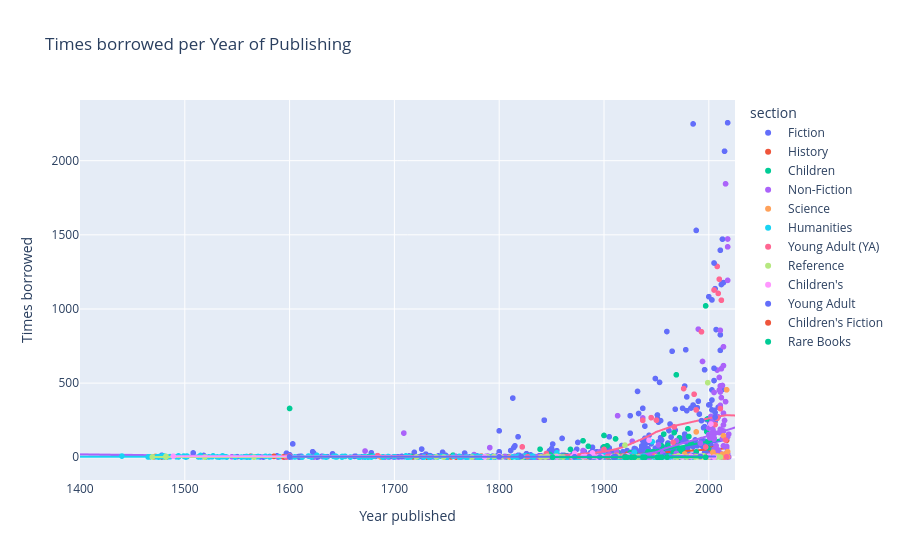

The notebook cell saved with this chart:
### Markdown cell above
## ⏺️ 5. Scatter Plot - Godina izdavanja vs. broj iznajmljivanja

### Code cell
fig = px.scatter(df, x="year_published",
                     y="times_borrowed", 
                     hover_name="title", 
                     hover_data=["author"], 
                     title="Times borrowed per Year of Publishing",
                     trendline="lowess", # Teze vidljiva, manje bitna
                     color="section")    # Pomaze da se razlikuju sekcije - nije neophodno
fig.update_layout(xaxis_title="Year published",
                  yaxis_title="Times borrowed",
                  xaxis_range=[1400, 2025])
fig.show()

### Figure 1 — Plotly figure (JSON) as saved in the notebook; plotly's stock layout.template omitted (floating-point values rounded to 4 significant figures; data arrays with more than 128 entries replaced by an {"elided": "..."} marker saying what was removed)
{"data": [{"customdata": {"elided": "1148x1 str values"}, "hovertemplate": "<b>%{hovertext}</b><br><br>section=Fiction<br>year_published=%{x}<br>times_borrowed=%{y}<br>author=%{customdata[0]}<extra></extra>", "hovertext": {"elided": "1148 str values"}, "legendgroup": "Fiction", "marker": {"color": "#636efa", "symbol": "circle"}, "mode": "markers", "name": "Fiction", "showlegend": true, "type": "scattergl", "x": {"elided": "1148 float values"}, "xaxis": "x", "y": {"elided": "1148 float values"}, "yaxis": "y"}, {"hovertemplate": "<b>LOWESS trendline</b><br><br>section=Fiction<br>year_published=%{x}<br>times_borrowed=%{y} <b>(trend)</b><extra></extra>", "legendgroup": "Fiction", "marker": {"color": "#636efa", "symbol": "circle"}, "mode": "lines", "name": "Fiction", "showlegend": false, "type": "scattergl", "x": {"elided": "1144 float values"}, "xaxis": "x", "y": {"elided": "1144 float values"}, "yaxis": "y"}, {"customdata": [["Plutarch"], ["Massachusetts"], ["Mason Locke Weems"], ["Jacob Abbott"], ["Jacob Burckhardt"], [" Francis French"], ["Thomas Carlyle"], ["Jack Weatherford"], ["Suetonius"], ["Sir Walter Scott"], ["Edward Gibbon"], ["Quintus Curtius Rufus"], ["Cornelius Nepos"], ["David Hume"], ["Doris Kearns Goodwin"], ["Voltaire"], ["William T. Sherman"], ["Jane Addams"], ["Frederick Douglass"], ["Adolf Hitler"], ["Louisa May Alcott"], ["Frederick Douglass"], ["Arthur Conan Doyle"], ["Henry Justice Ford"], ["John Foxe"], ["W. E. B. Du Bois"], ["Mary Beth Norton"], ["Ron Chernow"], ["T. E. Lawrence"], ["David McCullough"], ["Giorgio Vasari"], [" James R. Hansen"], ["Sir Ernest Henry Shackleton"], ["P. Cornelius Tacitus"], ["Anne Frank"], ["Washington Irving"], ["Samuel Pepys"], ["Jacob Abbott"], ["Harriet A. Jacobs"]], "hovertemplate": "<b>%{hovertext}</b><br><br>section=History<br>year_published=%{x}<br>times_borrowed=%{y}<br>author=%{customdata[0]}<extra></extra>", "hovertext": ["Plutarchi Vitae parallelae", "Laws, etc. (Session laws : 1754 May)", "The life of Washington", "Julius Caesar", "Die Cultur der Renaissance in Italien", "Into That Silent Sea", "On heroes, hero-worship and the heroic in history", "Genghis Khan and the Making of the Modern World", "The Lives of the Twelve Caesars", "Marmion", "History of the Decline and Fall of the Roman Empire Complete and Unabridged", "Historia Alexandri Magni", "Vitae excellentium imperatorum", "The history of England", "Team of Rivals: The Political Genius of Abraham Lincoln", "Histoire de Charles XII", "Memoirs of Gen. William T. Sherman", "20 Years at Hull House", "Life and times of Frederick Douglass", "Mein Kampf", "Hospital Sketches", "My bondage and my freedom", "The Great Boer War", "The red true story book", "Actes and monuments", "The Souls of Black Folk", "A People and a Nation", "Grant", "Seven pillars of wisdom, a triumph", "John Adams", "Le vite de' più eccellenti pittori, scultori e architettori", "First Man", "South: the story of Shackleton's 1914-1917 expedition", "Agricola", "Het Achterhuis", "The conquest of Granada", "Diary", "History of Cleopatra, queen of Egypt", "Incidents in the life of a slave girl"], "legendgroup": "History", "marker": {"color": "#EF553B", "symbol": "circle"}, "mode": "markers", "name": "History", "showlegend": true, "type": "scattergl", "x": [1478.0, 1717.0, 1800.0, 1849.0, 1860.0, 2007.0, 1840.0, 2004.0, 1470.0, 1800.0, 1776.0, 1481.0, 1594.0, 1754.0, 2005.0, 1731.0, 1875.0, 1910.0, 1881.0, 1922.0, 1863.0, 1815.0, 1900.0, 1895.0, 1563.0, 1903.0, 1982.0, 2017.0, 1905.0, 2001.0, 1759.0, 2005.0, 1919.0, 1585.0, 1944.0, 1783.0, 1825.0, 1851.0, 1861.0], "xaxis": "x", "y": [1.0, 2.0, 4.0, 2.0, 1.0, 13.0, 2.0, 56.0, 2.0, 1.0, 3.0, 1.0, 2.0, 2.0, 125.0, 1.0, 2.0, 4.0, 2.0, 19.0, 8.0, 5.0, 2.0, 8.0, 7.0, 16.0, 3.0, 114.0, 3.0, 57.0, 1.0, 24.0, 1.0, 6.0, 2.0, 7.0, 5.0, 5.0, 3.0], "yaxis": "y"}, {"hovertemplate": "<b>LOWESS trendline</b><br><br>section=History<br>year_published=%{x}<br>times_borrowed=%{y} <b>(trend)</b><extra></extra>", "legendgroup": "History", "marker": {"color": "#EF553B", "symbol": "circle"}, "mode": "lines", "name": "History", "showlegend": false, "type": "scattergl", "x": [1470.0, 1478.0, 1481.0, 1563.0, 1585.0, 1594.0, 1717.0, 1731.0, 1754.0, 1759.0, 1776.0, 1783.0, 1800.0, 1800.0, 1815.0, 1825.0, 1840.0, 1849.0, 1851.0, 1860.0, 1861.0, 1863.0, 1875.0, 1881.0, 1895.0, 1900.0, 1903.0, 1905.0, 1910.0, 1919.0, 1922.0, 1944.0, 1982.0, 2001.0, 2004.0, 2005.0, 2005.0, 2007.0, 2017.0], "xaxis": "x", "y": [2.531, 2.557, 2.566, 2.766, 2.83, 2.862, 2.771, 2.32, 2.426, 2.506, 2.774, 2.883, 3.163, 3.163, 3.44, 3.604, 3.924, 4.24, 4.317, 4.629, 4.656, 4.71, 5.234, 5.55, 6.53, 7.03, 7.383, 7.813, 9.584, 13.3, 15.53, 27.36, 44.09, 52.59, 53.95, 54.4, 54.4, 55.31, 59.89], "yaxis": "y"}, {"customdata": {"elided": "212x1 str values"}, "hovertemplate": "<b>%{hovertext}</b><br><br>section=Children<br>year_published=%{x}<br>times_borrowed=%{y}<br>author=%{customdata[0]}<extra></extra>", "hovertext": {"elided": "212 str values"}, "legendgroup": "Children", "marker": {"color": "#00cc96", "symbol": "circle"}, "mode": "markers", "name": "Children", "showlegend": true, "type": "scattergl", "x": {"elided": "212 float values"}, "xaxis": "x", "y": {"elided": "212 float values"}, "yaxis": "y"}, {"hovertemplate": "<b>LOWESS trendline</b><br><br>section=Children<br>year_published=%{x}<br>times_borrowed=%{y} <b>(trend)</b><extra></extra>", "legendgroup": "Children", "marker": {"color": "#00cc96", "symbol": "circle"}, "mode": "lines", "name": "Children", "showlegend": false, "type": "scattergl", "x": {"elided": "212 float values"}, "xaxis": "x", "y": {"elided": "212 float values"}, "yaxis": "y"}, {"customdata": {"elided": "215x1 str values"}, "hovertemplate": "<b>%{hovertext}</b><br><br>section=Non-Fiction<br>year_published=%{x}<br>times_borrowed=%{y}<br>author=%{customdata[0]}<extra></extra>", "hovertext": {"elided": "215 str values"}, "legendgroup": "Non-Fiction", "marker": {"color": "#ab63fa", "symbol": "circle"}, "mode": "markers", "name": "Non-Fiction", "showlegend": true, "type": "scattergl", "x": {"elided": "215 float values"}, "xaxis": "x", "y": {"elided": "215 float values"}, "yaxis": "y"}, {"hovertemplate": "<b>LOWESS trendline</b><br><br>section=Non-Fiction<br>year_published=%{x}<br>times_borrowed=%{y} <b>(trend)</b><extra></extra>", "legendgroup": "Non-Fiction", "marker": {"color": "#ab63fa", "symbol": "circle"}, "mode": "lines", "name": "Non-Fiction", "showlegend": false, "type": "scattergl", "x": {"elided": "213 float values"}, "xaxis": "x", "y": {"elided": "213 float values"}, "yaxis": "y"}, {"customdata": [["Michio Kaku"], ["Aristotle"], ["Sir Isaac Newton"], ["Bertrand Russell"], ["Baron Georges Cuvier"], ["Charles Darwin"], ["Chaucer Society"], [" Buzz Aldrin"], [" Jim Bell"], ["Brian Greene"], ["John Stuart Mill"], ["Samuel Hahnemann"], [" Neil deGrasse Tyson"], ["Carlo Rovelli"], [" Charles Wohlforth & Amanda Hendrix"], ["Georges-Louis Leclerc"], ["Leonard Susskind"], ["Albert Einstein"], ["Theodore L. Brown"], ["Anthony J. F. Griffiths"], ["Gerard J. Tortora"], [" Robert Kurson"], ["Brian Greene"], ["Houghton Mifflin Company Staff"], [" Teasel Muir-Harmony"], ["Stephen Hawking"], [" Mike Massimino"], ["Charles Fort"]], "hovertemplate": "<b>%{hovertext}</b><br><br>section=Science<br>year_published=%{x}<br>times_borrowed=%{y}<br>author=%{customdata[0]}<extra></extra>", "hovertext": ["Physics of the Impossible", "Physics", "Philosophiae naturalis principia mathematica", "The ABC of Relativity", "The animal kingdom", "Journal of researches into the geology and natural history of the various countries visited by H.M.S. Beagle", "Publications", "Mission to Mars", "The Interstellar Age", "The Fabric of the Cosmos", "A System of Logic, Ratiocinative and Inductive", "Organon der rationellen Heilkunde", "Astrophysics for People in a Hurry", "Seven Brief Lessons on Physics", "Beyond Earth", "Histoire naturelle, générale et particulière", "Quantum Mechanics: The Theoretical Minimum", "Über die spezielle und die allgemeine Relativitätstheorie", "Chemistry", "Introduction to genetic analysis", "Microbiology", "Rocket Men", "The Fabric of the Cosmos: Space, Time, and the Texture of Reality", "Houghton Mifflin Science California", "Apollo to the Moon", "A Brief History of Time", "Spaceman", "The book of the damned"], "legendgroup": "Science", "marker": {"color": "#FFA15A", "symbol": "circle"}, "mode": "markers", "name": "Science", "showlegend": true, "type": "scattergl", "x": [2008.0, 1472.0, 1687.0, 1925.0, 1827.0, 1839.0, 1868.0, 2013.0, 2015.0, 2004.0, 1843.0, 1810.0, 2017.0, 2014.0, 2016.0, 1749.0, 2013.0, 1917.0, 1977.0, 1993.0, 1982.0, 2018.0, 2004.0, 2006.0, 2018.0, 1988.0, 2016.0, 1919.0], "xaxis": "x", "y": [11.0, 6.0, 1.0, 2.0, 1.0, 1.0, 1.0, 3.0, 2.0, 34.0, 3.0, 1.0, 455.0, 145.0, 2.0, 1.0, 21.0, 3.0, 22.0, 2.0, 9.0, 38.0, 28.0, 2.0, 3.0, 171.0, 23.0, 1.0], "yaxis": "y"}, {"hovertemplate": "<b>LOWESS trendline</b><br><br>section=Science<br>year_published=%{x}<br>times_borrowed=%{y} <b>(trend)</b><extra></extra>", "legendgroup": "Science", "marker": {"color": "#FFA15A", "symbol": "circle"}, "mode": "lines", "name": "Science", "showlegend": false, "type": "scattergl", "x": [1472.0, 1687.0, 1749.0, 1810.0, 1827.0, 1839.0, 1843.0, 1868.0, 1917.0, 1919.0, 1925.0, 1977.0, 1982.0, 1988.0, 1993.0, 2004.0, 2004.0, 2006.0, 2008.0, 2013.0, 2013.0, 2014.0, 2015.0, 2016.0, 2016.0, 2017.0, 2018.0, 2018.0], "xaxis": "x", "y": [5.135, 2.091, 0.9549, 1.335, 1.437, 1.534, 1.583, 2.147, 4.039, 4.073, 4.333, 14.85, 15.12, 15.32, 15.46, 15.82, 15.82, 15.9, 15.99, 16.21, 16.21, 16.25, 16.3, 16.34, 16.34, 16.39, 16.43, 16.43], "yaxis": "y"}, {"customdata": {"elided": "234x1 str values"}, "hovertemplate": "<b>%{hovertext}</b><br><br>section=Humanities<br>year_published=%{x}<br>times_borrowed=%{y}<br>author=%{customdata[0]}<extra></extra>", "hovertext": {"elided": "234 str values"}, "legendgroup": "Humanities", "marker": {"color": "#19d3f3", "symbol": "circle"}, "mode": "markers", "name": "Humanities", "showlegend": true, "type": "scattergl", "x": {"elided": "234 float values"}, "xaxis": "x", "y": {"elided": "234 float values"}, "yaxis": "y"}, {"hovertemplate": "<b>LOWESS trendline</b><br><br>section=Humanities<br>year_published=%{x}<br>times_borrowed=%{y} <b>(trend)</b><extra></extra>", "legendgroup": "Humanities", "marker": {"color": "#19d3f3", "symbol": "circle"}, "mode": "lines", "name": "Humanities", "showlegend": false, "type": "scattergl", "x": {"elided": "233 float values"}, "xaxis": "x", "y": {"elided": "233 float values"}, "yaxis": "y"}, {"customdata": [["Susan Coolidge"], ["Suzanne Collins"], ["Veronica Roth"], ["Friedrich de la Motte Fouqué"], ["Charles Dickens"], ["Suzanne Collins"], ["Mark Haddon"], ["J. K. Rowling"], ["F. Scott Fitzgerald"], ["Stephen King"], ["Arthur Conan Doyle"], ["Erich Maria Remarque"], ["Rumiko Takahashi"], ["Robert Louis Stevenson"], ["Louisa May Alcott"], ["John Boyne"], ["Eoin Colfer"], ["Charles Dickens"], ["George Orwell"], ["William Shakespeare"], ["Daniel Keyes"], ["Philip Pullman"], ["Robert Michael Ballantyne"], ["Stephenie Meyer"], ["Edgar Allan Poe"], ["Philip Pullman"], ["S. E. Hinton"], ["Booth Tarkington"], ["John Green"], [" Margot Lee Shetterly"], [" Leland Melvin"], ["Washington Irving"], ["Gary Paulsen"], ["Jean Webster"], ["William Shakespeare"], ["Hermann Hesse"], ["Dodie Smith"], ["Frances Hodgson Burnett"], ["Suzanne Collins"], ["Jean Webster"], ["Philip Pullman"], ["Alfred Lord Tennyson"], ["Louis Sachar"], ["J.R.R. Tolkien"], ["William Shakespeare"], ["Markus Zusak"], ["Louisa May Alcott"], ["G. A. Henty"]], "hovertemplate": "<b>%{hovertext}</b><br><br>section=Young Adult (YA)<br>year_published=%{x}<br>times_borrowed=%{y}<br>author=%{customdata[0]}<extra></extra>", "hovertext": ["What Katy Did Next (Best Loved Stories)", "Catching Fire", "Divergent", "Undine", "Oliver Twist", "Mockingjay", "The Curious Incident of the Dog in the Night-Time", "Harry Potter and the Goblet of Fire", "This Side of Paradise", "The Gunslinger", "The Refugees", "Im Westen nichts Neues", "Inuyasha", "David Balfour", "Rose in Bloom", "The Boy in the Striped Pyjamas", "Artemis Fowl", "Master Humphrey's Clock", "Animal Farm", "Julius Caesar", "Flowers for Algernon", "Northern Lights", "Snowflakes and sunbeams", "Breaking Dawn", "The Raven", "The Subtle Knife", "The Outsiders", "Penrod and Sam", "The Fault in Our Stars", "Hidden Figures", "Chasing Space", "The Alhambra", "Hatchet", "Daddy-Long-Legs", "The Merchant of Venice", "Demian", "I Capture the Castle", "A Little Princess", "The Hunger Games", "When Patty Went to College", "The Amber Spyglass", "Poems", "Holes", "The Hobbit", "King Richard II", "The Book Thief", "An Old-Fashioned Girl", "Through Russian Snows"], "legendgroup": "Young Adult (YA)", "marker": {"color": "#FF6692", "symbol": "circle"}, "mode": "markers", "name": "Young Adult (YA)", "showlegend": true, "type": "scattergl", "x": [1886.0, 2009.0, 2011.0, 1845.0, 1822.0, 2010.0, 1950.0, 1993.0, 1920.0, 1976.0, 1891.0, 1928.0, 1998.0, 1883.0, 1876.0, 2006.0, 2999.0, 1840.0, 1945.0, 1684.0, 1966.0, 1995.0, 1856.0, 2008.0, 1845.0, 1997.0, 1967.0, 1916.0, 2012.0, 2016.0, 2017.0, 1800.0, 1986.0, 1912.0, 1600.0, 1919.0, 1948.0, 1905.0, 2008.0, 1903.0, 1900.0, 1827.0, 1988.0, 1937.0, 1597.0, 2005.0, 1869.0, 1895.0], "xaxis": "x", "y": [4.0, 1105.0, 328.0, 2.0, 70.0, 1201.0, 250.0, 846.0, 1.0, 463.0, 8.0, 2.0, 7.0, 1.0, 7.0, 220.0, 13.0, 3.0, 267.0, 11.0, 101.0, 3.0, 2.0, 262.0, 25.0, 69.0, 205.0, 6.0, 1059.0, 116.0, 3.0, 1.0, 425.0, 15.0, 8.0, 11.0, 9.0, 5.0, 1287.0, 4.0, 53.0, 3.0, 319.0, 249.0, 1.0, 1128.0, 2.0, 4.0], "yaxis": "y"}, {"hovertemplate": "<b>LOWESS trendline</b><br><br>section=Young Adult (YA)<br>year_published=%{x}<br>times_borrowed=%{y} <b>(trend)</b><extra></extra>", "legendgroup": "Young Adult (YA)", "marker": {"color": "#FF6692", "symbol": "circle"}, "mode": "lines", "name": "Young Adult (YA)", "showlegend": false, "type": "scattergl", "x": [1597.0, 1600.0, 1684.0, 1800.0, 1822.0, 1827.0, 1840.0, 1845.0, 1845.0, 1856.0, 1869.0, 1876.0, 1883.0, 1886.0, 1891.0, 1895.0, 1900.0, 1903.0, 1905.0, 1912.0, 1916.0, 1919.0, 1920.0, 1928.0, 1937.0, 1945.0, 1948.0, 1950.0, 1966.0, 1967.0, 1976.0, 1986.0, 1988.0, 1993.0, 1995.0, 1997.0, 1998.0, 2005.0, 2006.0, 2008.0, 2008.0, 2009.0, 2010.0, 2011.0, 2012.0, 2016.0, 2017.0, 2999.0], "xaxis": "x", "y": [5.23, 5.337, 8.278, 5.41, 2.969, 2.957, 4.563, 6.482, 6.482, 11.13, 17.37, 21.07, 25.07, 26.92, 30.28, 33.37, 38.93, 42.09, 44.46, 55.97, 64.07, 70.71, 74.0, 97.98, 124.9, 152.6, 163.7, 171.2, 210.7, 212.0, 225.5, 241.3, 244.5, 252.2, 255.2, 258.2, 259.6, 269.3, 270.6, 273.2, 273.2, 274.4, 275.7, 276.9, 278.1, 282.8, 283.9, 13.02], "yaxis": "y"}, {"customdata": [["Pliny the Elder"], ["John Frederick Archbold"], ["Montana. Dept. of Administration. Information Services Division."], ["Sir William Blackstone"], ["William Cullen Bryant"], ["Henry George Liddell"], ["Horace"], ["John Bartlett"], ["Moses Maimonides"], ["Henry Gray F.R.S."], ["Lindley Murray"], ["Samuel Johnson"], ["Thomas Dilworth"], ["William Strunk"], ["George Murray Smith"], ["Fred T. Jane"], ["Richard Wagner"], ["Euclid"], ["Carolyn Wells"], ["Edwin Raphael"], ["The Nichols/Chilton Editors"], ["American Film Institute"], ["Oliver Goldsmith"], ["Chetham Society"], ["George Boole"], ["Ambrose Bierce"], ["Judith S. Levey"], ["Tinsley Randolph Harrison"], ["Association of Chartered Certified Accountants (ACCA)"], ["United States"], ["Wendy Body"], ["Ernest Alfred Wallis Budge"], ["United States"], ["AAA"], ["Geological Sciences Inst."], ["Henry G. Gilbert Nursery and Seed Trade Catalog Collection"], ["Boston"], ["Ambrose Bierce"], ["Desiderius Erasmus"], ["Lindley Murray"], ["U K Stationery Office"], ["J.-P Migne"], ["Rand McNally"], ["AA Publishing"], ["Town of Lee"], ["Thomas de Littleton"], ["Nathaniel Bowditch"], ["Fred T. Jane"], ["Bacon"], ["Leo Tolstoy"], ["Newmarket"], ["United States"]], "hovertemplate": "<b>%{hovertext}</b><br><br>section=Reference<br>year_published=%{x}<br>times_borrowed=%{y}<br>author=%{customdata[0]}<extra></extra>", "hovertext": ["Naturalis historia", "Summary of the law relative to pleading and evidence in criminal cases", "ISD news and views", "Commentaries on the laws of England", "Poems", "A Greek-English Lexicon", "Opera", "Familiar quotations; a collection of passages, phrases, and proverbs traced to their sources in ancient and modern literature", "Mishneh Torah (Codification of Talmudic laws)", "Anatomy", "English grammar", "A dictionary of the English language", "The English Tongue", "The Elements of Style", "Dictionary of National Biography", "Jane's Fighting Ships", "Der Ritt der Walkuren", "Elements", "The Technique of the Mystery Story", "Raphael's Astronomical Ephemeris", "Chilton's repair and tune-up guide", "American Film", "An history of the earth, and animated nature", "Remains, historical & literary, connected with the palatine counties of Lancaster and Chester", "An Investigation of the Laws of Thought (Barnes & Noble)", "Write It Right", "The World Almanac for Kids", "Principles of internal medicine", "ACCA Study Pack (ACCA Study Pack S.)", "The Constitution of the United States and related documents", "Longman Reading World", "The Book of the Dead", "Laws, etc", "AAA Essential Guide", "Mineral Assessment Report the Sand (Mineral Assessment Reports)", "Star roses", "List of residents. [title may vary]", "The Devil's Dictionary", "Colloquia", "Abridgment of Murray's English Grammar", "Parliamentary Debates, House of Commons - Bound Volumes", "Patrologiae cursus completus", "Statutory Instruments", "AA Street by Street", "Report of the superintending school committee of the Town of Lee, N.H. for the year ending .", "Tenures", "American practical navigator", "Jane's All the Worlds Aircraft", "Und & Use Application Softwr", "Youth", "Annual reports of the Town of Newmarket, New Hampshire", "Official Congressional Directory"], "legendgroup": "Reference", "marker": {"color": "#B6E880", "symbol": "circle"}, "mode": "markers", "name": "Reference", "showlegend": true, "type": "scattergl", "x": [1469.0, 1822.0, 1992.0, 1721.0, 1800.0, 1846.0, 1566.0, 1855.0, NaN, 1858.0, 1795.0, 1747.0, 1740.0, 1920.0, 1885.0, 1898.0, 1800.0, 1482.0, 1913.0, 1968.0, 1970.0, 1975.0, 1774.0, 1844.0, 1854.0, 1909.0, 1995.0, 1950.0, 1989.0, 1787.0, 1987.0, 1894.0, 1789.0, 2000.0, 1979.0, 1931.0, 2011.0, 1840.0, 1519.0, 1800.0, 2000.0, 1800.0, 1971.0, 1995.0, 2008.0, 1482.0, 1802.0, 1933.0, 1999.0, 1919.0, 1880.0, 1861.0], "xaxis": "x", "y": [2.0, 1.0, 1.0, 2.0, 1.0, 6.0, 1.0, 6.0, 3.0, 3.0, 5.0, 1.0, 2.0, 82.0, 1.0, 1.0, 1.0, 6.0, 6.0, 3.0, 1.0, 3.0, 1.0, 1.0, 7.0, 6.0, 10.0, 3.0, 3.0, 3.0, 1.0, 1.0, 2.0, 2.0, 1.0, 1.0, 1.0, 2.0, 1.0, 1.0, 1.0, 1.0, 10.0, 2.0, 2.0, 1.0, 3.0, 2.0, 503.0, 6.0, 1.0, 1.0], "yaxis": "y"}, {"hovertemplate": "<b>LOWESS trendline</b><br><br>section=Reference<br>year_published=%{x}<br>times_borrowed=%{y} <b>(trend)</b><extra></extra>", "legendgroup": "Reference", "marker": {"color": "#B6E880", "symbol": "circle"}, "mode": "lines", "name": "Reference", "showlegend": false, "type": "scattergl", "x": [1469.0, 1482.0, 1482.0, 1519.0, 1566.0, 1721.0, 1740.0, 1747.0, 1774.0, 1787.0, 1789.0, 1795.0, 1800.0, 1800.0, 1800.0, 1800.0, 1802.0, 1822.0, 1840.0, 1844.0, 1846.0, 1854.0, 1855.0, 1858.0, 1861.0, 1880.0, 1885.0, 1894.0, 1898.0, 1909.0, 1913.0, 1919.0, 1920.0, 1931.0, 1933.0, 1950.0, 1968.0, 1970.0, 1971.0, 1975.0, 1979.0, 1987.0, 1989.0, 1992.0, 1995.0, 1995.0, 1999.0, 2000.0, 2000.0, 2008.0, 2011.0], "xaxis": "x", "y": [1.992, 1.982, 1.982, 1.96, 1.936, 1.571, 1.642, 1.684, 1.882, 1.99, 2.007, 2.057, 2.098, 2.098, 2.098, 2.098, 2.114, 2.279, 2.436, 2.474, 2.493, 2.572, 2.583, 2.61, 2.641, 2.813, 2.859, 2.884, 2.872, 2.789, 2.765, 2.716, 2.709, 2.634, 2.615, 2.447, 2.237, 2.212, 2.199, 2.147, 2.093, 1.981, 1.953, 1.909, 1.865, 1.865, 1.805, 1.79, 1.79, 1.667, 1.62], "yaxis": "y"}, {"customdata": [["Antoine de Saint-Exupéry"], ["James Baldwin"], ["G. A. Henty"], ["James Fenimore Cooper"], ["Jane Porter"], ["Andrew Lang"], ["G. A. Henty"], ["Alexandre Dumas"], ["Robert Burns"], ["Henry van Dyke"], ["Paul Groves"], ["Lewis Carroll"], ["Jules Verne"], ["Rudyard Kipling"], ["Henry Wadsworth Longfellow"], ["Houghton Mifflin Company Staff"], ["G. A. Henty"], ["Jules Verne"], ["Scottish Primary Mathematics Group"], ["Beatrix Potter"], ["Neil Gaiman"], ["Houghton Mifflin Company Staff"], ["Aesop"]], "hovertemplate": "<b>%{hovertext}</b><br><br>section=Children's<br>year_published=%{x}<br>times_borrowed=%{y}<br>author=%{customdata[0]}<extra></extra>", "hovertext": ["Le petit prince", "The Story of Siegfried", "With Clive in India, or, The beginnings of an empire", "The Prairie", "The Scottish Chiefs", "The Yellow Fairy Book (Large Print)", "With Wolfe in Canada; or, Winning of a continent", "Borgias", "The complete poetical works", "The story of the other wise man", "Bangers and Mash", "Alice's Adventures in Wonderland / Through the Looking Glass", "Vingt mille lieues sous les mers", "Stalky and Co", "The song of Hiawatha", "Houghton Mifflin Vocabulary Readers", "With Lee in Virginia", "Le Tour du Monde en Quatre-Vingts Jours", "Heinemann Mathematics", "The tale of Jemima Puddle-Duck", "Coraline", "Houghton Mifflin the Nation's Choice", "Fables"], "legendgroup": "Children's", "marker": {"color": "#FF97FF", "symbol": "circle"}, "mode": "markers", "name": "Children's", "showlegend": true, "type": "scattergl", "x": [1943.0, 1882.0, 1880.0, 1800.0, 1800.0, 1894.0, 1800.0, 1922.0, 1786.0, 1895.0, 1974.0, 1889.0, 1870.0, 1898.0, 1855.0, 2005.0, 1890.0, 1872.0, 1983.0, 1908.0, 2002.0, 2000.0, 1489.0], "xaxis": "x", "y": [115.0, 5.0, 4.0, 7.0, 9.0, 1.0, 1.0, 10.0, 3.0, 3.0, 2.0, 29.0, 3.0, 3.0, 2.0, 1.0, 7.0, 27.0, 6.0, 3.0, 224.0, 6.0, 7.0], "yaxis": "y"}, {"hovertemplate": "<b>LOWESS trendline</b><br><br>section=Children's<br>year_published=%{x}<br>times_borrowed=%{y} <b>(trend)</b><extra></extra>", "legendgroup": "Children's", "marker": {"color": "#FF97FF", "symbol": "circle"}, "mode": "lines", "name": "Children's", "showlegend": false, "type": "scattergl", "x": [1489.0, 1786.0, 1800.0, 1800.0, 1800.0, 1855.0, 1870.0, 1872.0, 1880.0, 1882.0, 1889.0, 1890.0, 1894.0, 1895.0, 1898.0, 1908.0, 1922.0, 1943.0, 1974.0, 1983.0, 2000.0, 2002.0, 2005.0], "xaxis": "x", "y": [6.992, 4.94, 4.703, 4.703, 4.703, 3.63, 3.164, 3.191, 3.478, 3.584, 4.011, 4.073, 4.305, 4.366, 4.546, 5.138, 5.263, 4.86, 4.325, 4.092, 3.625, 3.568, 3.482], "yaxis": "y"}, {"customdata": [["James Dashner"], ["Stephenie Meyer"], ["Lucy Maud Montgomery"], ["Lois Lowry"], ["William Shakespeare"], ["Stephenie Meyer"], ["Robert Michael Ballantyne"], ["J. K. Rowling"], ["Lucy Maud Montgomery"], ["Jean Webster"], ["Stephenie Meyer"], ["C. S. Forester"], ["Lucy Maud Montgomery"], ["James Fenimore Cooper"], ["Rumiko Takahashi"], ["Rick Riordan"], ["Robert Louis Stevenson"], ["Orson Scott Card"], ["Robert Michael Ballantyne"], ["Rudyard Kipling"]], "hovertemplate": "<b>%{hovertext}</b><br><br>section=Young Adult<br>year_published=%{x}<br>times_borrowed=%{y}<br>author=%{customdata[0]}<extra></extra>", "hovertext": ["The Maze Runner", "New Moon", "Rilla of Ingleside", "The Giver", "King Henry V", "Eclipse", "Ungava, a tale of the Esquimaux land", "Harry Potter and the Half-Blood Prince", "The story girl", "Just Patty", "Twilight", "Hornblower in the West Indies", "Anne of Avonlea", "The spy", "Ranma 1/2", "The Lightning Thief", "Kidnapped", "Ender's Game", "The Norsemen in the West, or, America before Columbus", "Captains Courageous"], "legendgroup": "Young Adult", "marker": {"color": "#636efa", "symbol": "circle"}, "mode": "markers", "name": "Young Adult", "showlegend": true, "type": "scattergl", "x": [2009.0, 2006.0, 1920.0, 1993.0, 1600.0, 2006.0, 1800.0, 2005.0, 1911.0, 1911.0, 2005.0, 1958.0, 1909.0, 1821.0, 1992.0, 2005.0, 1886.0, 1985.0, 1872.0, 1896.0], "xaxis": "x", "y": [NaN, 302.0, 7.0, 247.0, 3.0, 270.0, 3.0, 1310.0, 2.0, 5.0, 600.0, 9.0, 2.0, 6.0, 6.0, 317.0, 3.0, 352.0, 3.0, 1.0], "yaxis": "y"}, {"hovertemplate": "<b>LOWESS trendline</b><br><br>section=Young Adult<br>year_published=%{x}<br>times_borrowed=%{y} <b>(trend)</b><extra></extra>", "legendgroup": "Young Adult", "marker": {"color": "#636efa", "symbol": "circle"}, "mode": "lines", "name": "Young Adult", "showlegend": false, "type": "scattergl", "x": [1600.0, 1800.0, 1821.0, 1872.0, 1886.0, 1896.0, 1909.0, 1911.0, 1911.0, 1920.0, 1958.0, 1985.0, 1992.0, 1993.0, 2005.0, 2005.0, 2005.0, 2006.0, 2006.0], "xaxis": "x", "y": [3.161, 3.872, 3.727, 3.584, 3.473, 3.342, 3.99, 4.147, 4.147, 4.835, 8.397, 6.71, 6.166, 6.086, 5.109, 5.109, 5.109, 5.026, 5.026], "yaxis": "y"}, {"customdata": [["Lucy Maud Montgomery"]], "hovertemplate": "<b>%{hovertext}</b><br><br>section=Children's Fiction<br>year_published=%{x}<br>times_borrowed=%{y}<br>author=%{customdata[0]}<extra></extra>", "hovertext": ["Further chronicles of Avonlea"], "legendgroup": "Children's Fiction", "marker": {"color": "#EF553B", "symbol": "circle"}, "mode": "markers", "name": "Children's Fiction", "showlegend": true, "type": "scattergl", "x": [1920.0], "xaxis": "x", "y": [2.0], "yaxis": "y"}, {"hovertemplate": "section=Children's Fiction<extra></extra>", "legendgroup": "Children's Fiction", "marker": {"color": "#EF553B", "symbol": "circle"}, "mode": "lines", "name": "Children's Fiction", "showlegend": false, "type": "scattergl", "xaxis": "x", "yaxis": "y"}, {"customdata": [["J. D. Salinger"], ["Harper Lee"], ["J. K. Rowling"], ["F. Scott Fitzgerald"], ["James Joyce"], ["J.R.R. Tolkien"], ["Herman Melville"], ["John Steinbeck"], ["Ray Bradbury"], ["Ernest Hemingway"], ["William Faulkner"], ["Vladimir Nabokov"]], "hovertemplate": "<b>%{hovertext}</b><br><br>section=Rare Books<br>year_published=%{x}<br>times_borrowed=%{y}<br>author=%{customdata[0]}<extra></extra>", "hovertext": ["The Catcher in the Rye (1st Edition)", "To Kill a Mockingbird (1st Edition)", "Harry Potter and the Philosopher's Stone (1st Edition)", "The Great Gatsby (1st Edition)", "Ulysses (1st Edition)", "The Hobbit (1st Edition)", "Moby Dick (1st Edition)", "The Grapes of Wrath (1st Edition)", "Fahrenheit 451 (1st Edition)", "The Sun Also Rises (1st Edition)", "The Sound and the Fury (1st Edition)", "Lolita (1st Edition)"], "legendgroup": "Rare Books", "marker": {"color": "#00cc96", "symbol": "circle"}, "mode": "markers", "name": "Rare Books", "showlegend": true, "type": "scattergl", "x": [1951.0, 1960.0, 1997.0, 1920.0, 1922.0, 1937.0, 1851.0, 1939.0, 1953.0, 1926.0, 1929.0, 1955.0], "xaxis": "x", "y": [0.0, 0.0, 0.0, 0.0, 0.0, 0.0, 0.0, 0.0, 0.0, 0.0, 0.0, 0.0], "yaxis": "y"}, {"hovertemplate": "<b>LOWESS trendline</b><br><br>section=Rare Books<br>year_published=%{x}<br>times_borrowed=%{y} <b>(trend)</b><extra></extra>", "legendgroup": "Rare Books", "marker": {"color": "#00cc96", "symbol": "circle"}, "mode": "lines", "name": "Rare Books", "showlegend": false, "type": "scattergl", "x": [1851.0, 1920.0, 1922.0, 1926.0, 1929.0, 1937.0, 1939.0, 1951.0, 1953.0, 1955.0, 1960.0, 1997.0], "xaxis": "x", "y": [0.0, 0.0, 0.0, 0.0, 0.0, 0.0, 0.0, 0.0, 0.0, 0.0, 0.0, 0.0], "yaxis": "y"}], "layout": {"legend": {"title": {"text": "section"}, "tracegroupgap": 0}, "title": {"text": "Times borrowed per Year of Publishing"}, "xaxis": {"anchor": "y", "domain": [0, 1], "range": [1400, 2025], "title": {"text": "Year published"}}, "yaxis": {"anchor": "x", "domain": [0, 1], "title": {"text": "Times borrowed"}}}}
